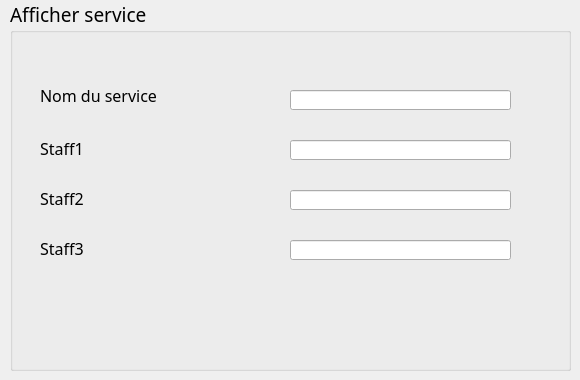
      <widget class="QWidget" name="affichage_service">
       <widget class="QGroupBox" name="groupBox_6">
        <property name="geometry">
         <rect>
          <x>10</x>
          <y>0</y>
          <width>561</width>
          <height>371</height>
         </rect>
        </property>
        <property name="font">
         <font>
          <family>Quicksand-SemiBold</family>
          <pointsize>14</pointsize>
         </font>
        </property>
        <property name="title">
         <string>Afficher service</string>
        </property>
        <widget class="QLabel" name="nom_service_4">
         <property name="geometry">
          <rect>
           <x>30</x>
           <y>80</y>
           <width>151</width>
           <height>31</height>
          </rect>
         </property>
         <property name="font">
          <font>
           <family>Quicksand-SemiBold</family>
           <pointsize>12</pointsize>
          </font>
         </property>
         <property name="text">
          <string>Nom du service</string>
         </property>
        </widget>
        <widget class="QPushButton" name="pushButton_RetourAffService">
         <property name="geometry">
          <rect>
           <x>10</x>
           <y>340</y>
           <width>61</width>
           <height>21</height>
          </rect>
         </property>
         <property name="styleSheet">
          <string notr="true">#pushButton_RetourAffService{
background-color: transparent;
border-image: url(:precedent.png);
background: none;
border: none;
background-repeat: none;
}</string>
         </property>
         <property name="text">
          <string/>
         </property>
        </widget>
        <widget class="QLabel" name="staff2_4">
         <property name="geometry">
          <rect>
           <x>30</x>
           <y>190</y>
           <width>71</width>
           <height>16</height>
          </rect>
         </property>
         <property name="font">
          <font>
           <family>Quicksand-SemiBold</family>
           <pointsize>12</pointsize>
          </font>
         </property>
         <property name="text">
          <string>Staff2</string>
         </property>
        </widget>
        <widget class="QLabel" name="staff3_4">
         <property name="geometry">
          <rect>
           <x>30</x>
           <y>240</y>
           <width>61</width>
           <height>16</height>
          </rect>
         </property>
         <property name="font">
          <font>
           <family>Quicksand-SemiBold</family>
           <pointsize>12</pointsize>
          </font>
         </property>
         <property name="text">
          <string>Staff3</string>
         </property>
        </widget>
        <widget class="QLabel" name="staff1_4">
         <property name="geometry">
          <rect>
           <x>30</x>
           <y>140</y>
           <width>91</width>
           <height>16</height>
          </rect>
         </property>
         <property name="font">
          <font>
           <family>Quicksand-SemiBold</family>
           <pointsize>12</pointsize>
          </font>
         </property>
         <property name="text">
          <string>Staff1</string>
         </property>
        </widget>
        <widget class="QLineEdit" name="lineEdit_AffNomService">
         <property name="geometry">
          <rect>
           <x>280</x>
           <y>90</y>
           <width>221</width>
           <height>20</height>
          </rect>
         </property>
         <property name="readOnly">
          <bool>true</bool>
         </property>
        </widget>
        <widget class="QLineEdit" name="lineEdit_AffStaff1">
         <property name="geometry">
          <rect>
           <x>280</x>
           <y>140</y>
           <width>221</width>
           <height>20</height>
          </rect>
         </property>
         <property name="readOnly">
          <bool>true</bool>
         </property>
        </widget>
        <widget class="QLineEdit" name="lineEdit_AffStaff2">
         <property name="geometry">
          <rect>
           <x>280</x>
           <y>190</y>
           <width>221</width>
           <height>20</height>
          </rect>
         </property>
         <property name="readOnly">
          <bool>true</bool>
         </property>
        </widget>
        <widget class="QLineEdit" name="lineEdit_AffStaff3">
         <property name="geometry">
          <rect>
           <x>280</x>
           <y>240</y>
           <width>221</width>
           <height>20</height>
          </rect>
         </property>
         <property name="readOnly">
          <bool>true</bool>
         </property>
        </widget>
        <widget class="QPushButton" name="pushButton_modifierServiceAff">
         <property name="geometry">
          <rect>
           <x>510</x>
           <y>320</y>
           <width>41</width>
           <height>41</height>
          </rect>
         </property>
         <property name="styleSheet">
          <string notr="true">#pushButton_modifierServiceAff{
background-color: transparent;
border-image: url(:modifier.png);
background: none;
border: none;
background-repeat: none;
}</string>
         </property>
         <property name="text">
          <string/>
         </property>
        </widget>
        <widget class="QPushButton" name="pushButton_imprimerService">
         <property name="geometry">
          <rect>
           <x>510</x>
           <y>20</y>
           <width>41</width>
           <height>41</height>
          </rect>
         </property>
         <property name="styleSheet">
          <string notr="true">#pushButton_imprimerService{
background-color: transparent;
border-image: url(:print.png);
background: none;
border: none;
background-repeat: none;
}</string>
         </property>
         <property name="text">
          <string/>
         </property>
        </widget>
       </widget>
      </widget>
